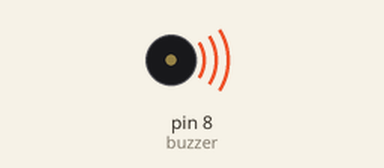
Simulated run of this sketch. Board: Arduino Uno, built with avr-gcc and run on an emulated ATmega328P. On the bench: buzzer (waves = sounding, pin HIGH).

Above: at 0.1 s.
Timing chart, 0 to 1.6 s (numbered marks = the images above):
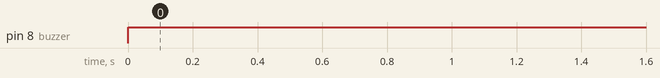

Measured:
- by itself, pin 8 (buzzer): LOW → HIGH at 0.00 s

The sketch:

Active_Buzzer.ino
```cpp
const int buzzer = 8;

void setup() {

  pinMode(buzzer, OUTPUT);

}

void loop() {

  digitalWrite(buzzer, HIGH);

}
```
